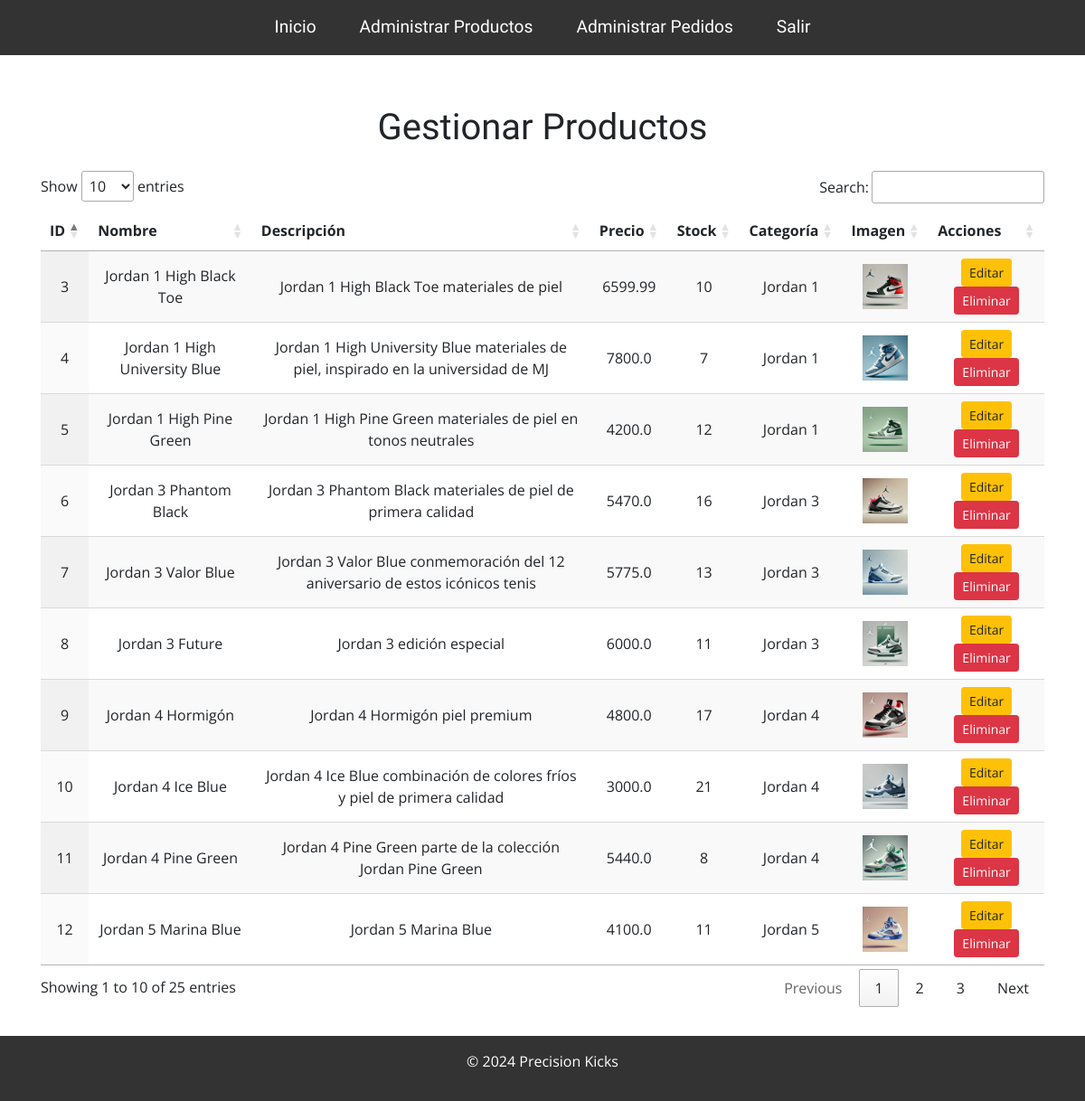
The app's page /admin/panel/gestionar_productos (signed in) with its own data.
### App.py (models this page shows)
class Producto(db.Model):
    __tablename__ = 'Productos'
    id = db.Column(db.Integer, primary_key=True)
    nombre = db.Column(db.String, nullable=False)
    descripcion = db.Column(db.String)
    precio = db.Column(db.Float, nullable=False)
    stock = db.Column(db.Integer, nullable=False)
    fecha_agregado = db.Column(db.DateTime, default=db.func.current_timestamp())
    imagen = db.Column(db.String)
    categoria = db.Column(db.String)

### App.py (the view)
@app.route('/admin/panel/gestionar_productos')
def admin_listar_productos():
    if 'admin_id' not in session:
        return redirect(url_for('admin_login'))
    productos = Producto.query.all()
    return render_template('adminlspd.html', productos=productos)

### templates/adminlspd.html (shortened to what this page needs)
<!DOCTYPE html>
<html lang="en">
<head>
    <link rel="stylesheet" href="{{ url_for('static', filename='admin_rec/adminlspd.css') }}">
    <link href="https://stackpath.bootstrapcdn.com/bootstrap/4.5.2/css/bootstrap.min.css" rel="stylesheet">
    <link rel="stylesheet" type="text/css" href="https://cdn.datatables.net/1.11.5/css/jquery.dataTables.css">
</head>
<body>
    <header>
        <nav>
            <ul>
                <li><a href="{{url_for('admin_panel')}}">Inicio</a></li>
                <li><a href="{{url_for('admin_listar_productos')}}">Administrar Productos</a></li>
                <li><a href="{{url_for('pedidos')}}">Administrar Pedidos</a></li>
                <li><a href="{{url_for('logout')}}">Salir</a></li>
            </ul>
        </nav>
    </header>
    <main class="container mt-4">
        <h1 class="mb-4">Gestionar Productos</h1>
        <table id="productos-table" class="display">
            <thead>
                <tr>
                    <th>ID</th>
                    <th>Nombre</th>
                    <th>Descripción</th>
                    <th>Precio</th>
                    <th>Stock</th>
                    <th>Categoría</th>
                    <th>Imagen</th>
                    <th>Acciones</th>
                </tr>
            </thead>
            <tbody>
                {% for producto in productos %}
                    <tr>
                        <td>{{ producto.id }}</td>
                        <td>{{ producto.nombre }}</td>
                        <td>{{ producto.descripcion }}</td>
                        <td>{{ producto.precio }}</td>
                        <td>{{ producto.stock }}</td>
                        <td>{{ producto.categoria }}</td>
                        <td><img src="{{ url_for('static', filename=producto.imagen) }}" alt="{{ producto.nombre }}" style="height: 50px;"></td>
                        <td>
                            <a href="{{ url_for('admin_editar_producto', producto_id=producto.id) }}" class="btn btn-warning btn-sm">Editar</a>
                            <form method="POST" action="{{ url_for('admin_eliminar_producto', producto_id=producto.id) }}" style="display: inline;">
                                <button type="submit" class="btn btn-danger btn-sm" onclick="return confirm('¿Estás seguro de que deseas eliminar este producto?');">Eliminar</button>
                            </form>
                        </td>
                    </tr>
                {% endfor %}
            </tbody>
        </table>
    </main>
    <footer>
        <p>&copy; 2024 Precision Kicks</p>
    </footer>
</body>
</html>

### static/admin_rec/adminlspd.css (style rules this page uses)
html, body { height: 100%; }
body { font-family: 'Anton SC'; margin: 0; padding: 0; background-color: #f0f0f0; }
header { background-color: #333; color: white; padding: 1rem; text-align: center; }
nav { display: flex; justify-content: space-between; align-items: center; }
.mb-4 { font-family: 'Anton SC'; }
nav ul { list-style: none; padding: 0; margin: 0; display: flex; justify-content: center; gap: 1rem; }
nav ul li { display: inline; }
nav ul li a { color: white; text-decoration: none; padding: 0.5rem 1rem; transition: background-color 0.3s; font-size: 1.2rem; font-family: 'Anton SC'; }
main { padding: 2rem; text-align: center; font-family: 'Open Sans', sans-serif; }
footer { background-color: #333; color: white; padding: 1rem; font-family: 'Open Sans', sans-serif; text-align: center; width: 100%; }

### records on screen
Producto: id "3", nombre "Jordan 1 High Black Toe", descripcion "Jordan 1 High Black Toe materiales de piel", precio "6599.99", stock "10", categoria "Jordan 1", imagen (picture)
Producto: id "4", nombre "Jordan 1 High University Blue", descripcion "Jordan 1 High University Blue materiales de piel, inspirado en la universidad de MJ", precio "7800.0", stock "7", categoria "Jordan 1", imagen (picture)
Producto: id "5", nombre "Jordan 1 High Pine Green", descripcion "Jordan 1 High Pine Green materiales de piel en tonos neutrales", precio "4200.0", stock "12", categoria "Jordan 1", imagen (picture)
Producto: id "6", nombre "Jordan 3 Phantom Black", descripcion "Jordan 3 Phantom Black materiales de piel de primera calidad", precio "5470.0", stock "16", categoria "Jordan 3", imagen (picture)
Producto: id "7", nombre "Jordan 3 Valor Blue", descripcion "Jordan 3 Valor Blue conmemoración del 12 aniversario de estos icónicos tenis", precio "5775.0", stock "13", categoria "Jordan 3", imagen (picture)
Producto: id "8", nombre "Jordan 3 Future", descripcion "Jordan 3 edición especial", precio "6000.0", stock "11", categoria "Jordan 3", imagen (picture)
Producto: id "9", nombre "Jordan 4 Hormigón", descripcion "Jordan 4 Hormigón piel premium", precio "4800.0", stock "17", categoria "Jordan 4", imagen (picture)
Producto: id "10", nombre "Jordan 4 Ice Blue", descripcion "Jordan 4 Ice Blue combinación de colores fríos y piel de primera calidad", precio "3000.0", stock "21", categoria "Jordan 4", imagen (picture)
Producto: id "11", nombre "Jordan 4 Pine Green", descripcion "Jordan 4 Pine Green parte de la colección Jordan Pine Green", precio "5440.0", stock "8", categoria "Jordan 4", imagen (picture)
Producto: id "12", nombre "Jordan 5 Marina Blue", descripcion "Jordan 5 Marina Blue", precio "4100.0", stock "11", categoria "Jordan 5", imagen (picture)
